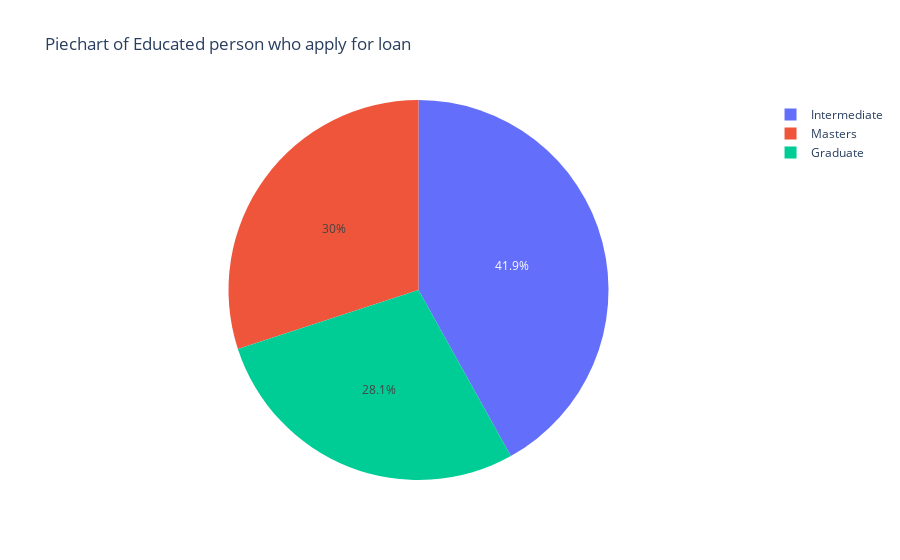

This figure's notebook cell:
### Code cell
fig = px.pie(data,values=EDU_display,names=EDU_display.index,title='Piechart of Educated person who apply for loan')
fig.show()

### Figure 1 — Plotly figure (JSON) as saved in the notebook; plotly's stock layout.template omitted (floating-point values rounded to 4 significant figures)
{"data": [{"domain": {"x": [0, 1], "y": [0, 1]}, "hovertemplate": "label=%{label}<br>value=%{value}<extra></extra>", "labels": ["Graduate", "Intermediate", "Masters"], "legendgroup": "", "name": "", "showlegend": true, "type": "pie", "values": [1403, 2096, 1501]}], "layout": {"legend": {"tracegroupgap": 0}, "title": {"text": "Piechart of Educated person who apply for loan"}}}
